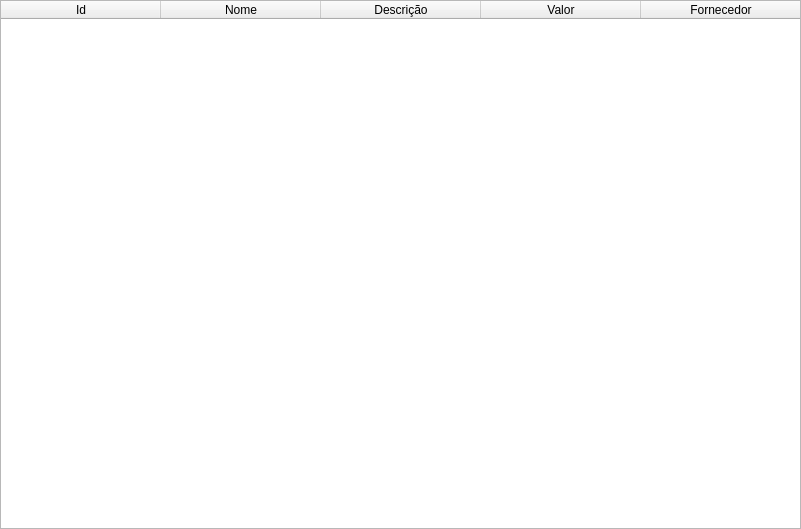
<?xml version="1.0" encoding="UTF-8"?>
<ui version="4.0">
 <class>VisualizarProduto</class>
 <widget class="QWidget" name="VisualizarProduto">
  <property name="geometry">
   <rect>
    <x>0</x>
    <y>0</y>
    <width>801</width>
    <height>529</height>
   </rect>
  </property>
  <property name="windowTitle">
   <string>Visualizar Produto</string>
  </property>
  <property name="windowIcon">
   <iconset>
    <normaloff>../Icons/mdpi.png</normaloff>../Icons/mdpi.png</iconset>
  </property>
  <widget class="QTableWidget" name="tblProduto">
   <property name="geometry">
    <rect>
     <x>0</x>
     <y>0</y>
     <width>801</width>
     <height>529</height>
    </rect>
   </property>
   <property name="sizePolicy">
    <sizepolicy hsizetype="Preferred" vsizetype="Preferred">
     <horstretch>0</horstretch>
     <verstretch>0</verstretch>
    </sizepolicy>
   </property>
   <property name="horizontalScrollBarPolicy">
    <enum>Qt::ScrollBarAlwaysOff</enum>
   </property>
   <property name="selectionBehavior">
    <enum>QAbstractItemView::SelectRows</enum>
   </property>
   <attribute name="horizontalHeaderVisible">
    <bool>true</bool>
   </attribute>
   <attribute name="horizontalHeaderDefaultSectionSize">
    <number>160</number>
   </attribute>
   <attribute name="verticalHeaderVisible">
    <bool>false</bool>
   </attribute>
   <column>
    <property name="text">
     <string>Id</string>
    </property>
   </column>
   <column>
    <property name="text">
     <string>Nome</string>
    </property>
   </column>
   <column>
    <property name="text">
     <string>Descrição</string>
    </property>
   </column>
   <column>
    <property name="text">
     <string>Valor</string>
    </property>
   </column>
   <column>
    <property name="text">
     <string>Fornecedor</string>
    </property>
   </column>
  </widget>
 </widget>
 <resources/>
 <connections/>
</ui>
